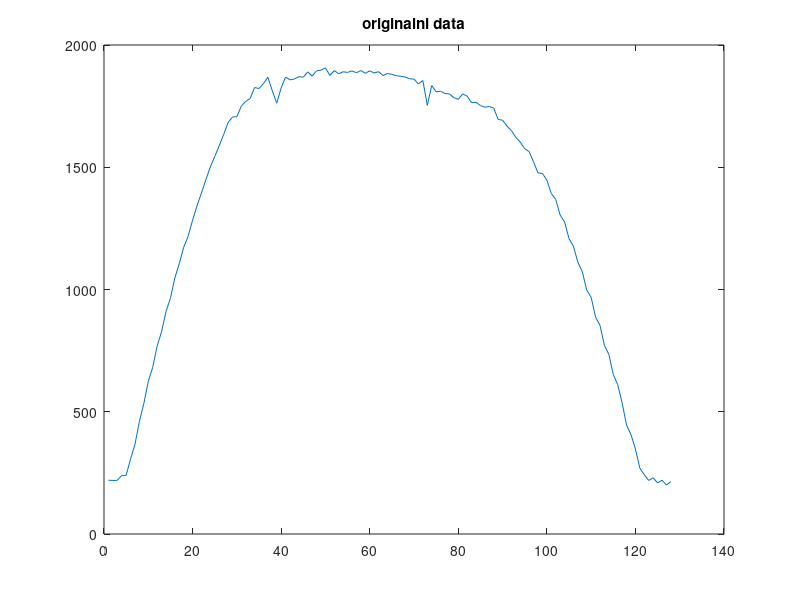

The MATLAB source for this figure: (Note: this script raises an error after producing the figure.)
clear all;
close all;

% data z kamery pri nasmerovani na oranzovou zed, osvetleni zleva.
a1 = [224,222,221,238,239,306,367,463,537,622,682,769,827,912,965,1048,1106,1175,1220,1285,1343,1395,1452,1501,1544,1589,1637,1684,1710,1709,1749,1773,1785,1831,1825,1843,1871,1815,1762,1826,1869,1859,1862,1872,1868,1892,1872,1895,1899,1910,1876,1896,1887,1894,1891,1894,1886,1894,1884,1896,1886,1891,1875,1884,1881,1874,1871,1872,1862,1862,1841,1855,1752,1836,1809,1812,1803,1802,1783,1778,1801,1790,1766,1768,1753,1745,1748,1741,1693,1692,1664,1646,1623,1602,1575,1563,1518,1474,1471,1445,1388,1368,1301,1273,1206,1175,1111,1071,995,968,884,853,770,735,652,609,536,446,406,349,270,240,219,229,209,222,200,215];
a2 = [220,219,221,240,241,309,368,464,538,627,687,772,833,920,973,1058,1118,1183,1230,1296,1357,1408,1462,1514,1557,1599,1646,1695,1721,1718,1761,1781,1794,1835,1831,1855,1878,1822,1768,1834,1881,1867,1875,1881,1883,1902,1888,1909,1911,1921,1891,1910,1897,1909,1909,1911,1909,1913,1902,1914,1906,1910,1895,1904,1899,1896,1891,1887,1885,1881,1860,1875,1769,1851,1827,1833,1823,1820,1807,1800,1819,1807,1783,1784,1775,1763,1768,1759,1716,1714,1681,1663,1637,1617,1591,1581,1537,1487,1488,1460,1405,1379,1315,1287,1218,1186,1120,1081,1009,975,895,859,778,737,656,614,537,448,407,351,271,243,219,230,212,219,200,214];
a3 = [218,221,220,242,241,309,370,461,535,627,686,771,831,915,971,1054,1111,1179,1228,1288,1350,1403,1457,1507,1551,1595,1640,1688,1713,1711,1754,1775,1789,1833,1828,1845,1874,1817,1765,1830,1873,1862,1869,1881,1879,1902,1884,1907,1904,1917,1884,1907,1895,1900,1902,1903,1899,1908,1896,1908,1900,1905,1887,1900,1892,1890,1888,1884,1875,1875,1855,1867,1763,1849,1819,1826,1817,1814,1798,1793,1812,1799,1776,1778,1763,1756,1762,1754,1707,1703,1673,1659,1632,1614,1588,1573,1533,1483,1485,1457,1400,1376,1312,1281,1214,1182,1120,1077,1002,970,892,857,774,736,654,612,536,446,408,348,268,244,219,230,210,219,200,213];
a4 = [219,218,220,239,240,307,367,462,536,625,684,769,829,911,965,1047,1108,1173,1217,1283,1342,1396,1449,1501,1545,1590,1633,1682,1706,1704,1748,1770,1782,1826,1819,1841,1865,1811,1762,1821,1869,1856,1860,1869,1870,1890,1873,1893,1897,1905,1875,1895,1882,1890,1885,1894,1889,1897,1884,1893,1885,1891,1875,1883,1879,1875,1875,1868,1862,1859,1840,1855,1754,1832,1808,1810,1800,1798,1786,1778,1799,1792,1761,1764,1751,1745,1749,1743,1698,1693,1669,1651,1622,1601,1576,1565,1522,1474,1473,1448,1390,1369,1305,1275,1206,1176,1110,1073,998,967,886,851,769,734,651,608,536,445,405,346,271,242,218,228,209,218,200,212];
a5 = [225,221,219,243,241,307,367,462,535,625,684,770,827,913,967,1051,1108,1174,1223,1287,1344,1398,1453,1503,1547,1591,1634,1684,1709,1711,1752,1772,1784,1831,1826,1847,1874,1816,1768,1830,1874,1860,1866,1875,1869,1890,1875,1896,1897,1908,1879,1897,1883,1891,1889,1895,1887,1898,1884,1898,1888,1892,1878,1888,1881,1878,1873,1870,1865,1864,1844,1859,1759,1838,1811,1816,1808,1808,1788,1785,1806,1793,1770,1768,1756,1748,1751,1745,1702,1696,1672,1654,1626,1611,1584,1568,1526,1482,1483,1453,1397,1375,1309,1278,1214,1182,1118,1078,1002,971,890,857,774,735,653,612,533,448,409,348,269,243,218,231,209,223,202,215];
a6 = [218,217,217,225,240,306,368,461,534,624,683,769,827,910,963,1050,1106,1174,1219,1285,1342,1396,1449,1502,1544,1587,1634,1682,1705,1708,1752,1770,1781,1827,1822,1844,1869,1816,1762,1827,1871,1862,1865,1872,1871,1893,1876,1897,1898,1910,1877,1898,1887,1893,1890,1899,1891,1898,1886,1896,1895,1898,1880,1887,1887,1878,1879,1875,1869,1863,1848,1864,1762,1840,1813,1820,1812,1810,1794,1787,1807,1793,1771,1771,1761,1753,1754,1752,1706,1700,1674,1656,1629,1611,1586,1573,1533,1486,1483,1460,1396,1375,1309,1282,1215,1185,1117,1078,1003,972,889,857,776,736,655,613,536,447,408,348,269,242,219,230,209,220,199,215];
a7 = [223,221,219,241,240,306,368,461,534,625,682,770,829,912,967,1051,1107,1173,1219,1284,1343,1393,1450,1501,1543,1588,1633,1682,1709,1708,1750,1769,1781,1826,1826,1844,1868,1817,1766,1830,1874,1862,1865,1875,1874,1893,1880,1899,1897,1910,1876,1901,1886,1895,1895,1898,1892,1902,1887,1898,1890,1895,1879,1886,1882,1880,1875,1872,1865,1864,1845,1859,1757,1839,1811,1814,1805,1804,1793,1784,1808,1793,1771,1770,1757,1748,1751,1745,1700,1698,1670,1651,1628,1610,1580,1572,1525,1482,1481,1453,1398,1375,1308,1279,1212,1181,1115,1078,1002,972,891,859,775,737,655,611,536,445,407,346,271,242,219,229,209,222,201,215];
a8 = [220,221,221,241,236,306,366,461,533,624,681,767,825,910,960,1046,1106,1171,1217,1280,1341,1394,1445,1495,1539,1585,1633,1680,1705,1706,1751,1769,1779,1824,1822,1840,1869,1811,1759,1823,1862,1855,1860,1867,1867,1888,1870,1894,1897,1904,1875,1891,1880,1888,1887,1892,1885,1890,1879,1891,1882,1888,1870,1881,1876,1872,1869,1867,1855,1857,1836,1852,1744,1829,1803,1809,1796,1797,1783,1777,1795,1785,1759,1761,1752,1746,1748,1739,1692,1692,1667,1647,1619,1603,1576,1563,1518,1476,1472,1443,1395,1366,1300,1273,1209,1177,1112,1073,998,968,888,851,771,733,652,611,533,444,405,346,269,239,219,230,212,221,201,213];
a9 = [221,217,219,239,241,307,367,459,532,621,679,763,822,908,956,1042,1099,1164,1211,1277,1335,1388,1442,1494,1536,1580,1621,1675,1700,1702,1744,1763,1777,1819,1815,1833,1864,1800,1751,1814,1858,1844,1851,1859,1856,1876,1863,1881,1880,1895,1864,1883,1870,1876,1875,1879,1871,1881,1869,1881,1874,1878,1863,1868,1867,1865,1860,1858,1852,1847,1828,1847,1744,1826,1799,1801,1795,1794,1777,1771,1793,1778,1757,1757,1748,1740,1746,1735,1693,1689,1665,1644,1620,1602,1573,1563,1520,1477,1476,1447,1390,1366,1300,1280,1207,1175,1111,1073,998,966,885,852,771,731,651,610,534,444,406,347,269,245,219,230,211,219,199,212];
a10 = [222,217,219,243,243,308,367,461,534,623,682,765,822,908,958,1046,1102,1171,1214,1275,1337,1390,1448,1495,1542,1583,1625,1644,1700,1704,1750,1769,1781,1823,1818,1838,1866,1808,1755,1818,1862,1847,1858,1866,1859,1884,1865,1884,1888,1901,1868,1889,1873,1881,1881,1884,1879,1888,1877,1882,1877,1883,1866,1872,1872,1868,1867,1860,1855,1854,1836,1847,1747,1827,1797,1804,1797,1795,1778,1772,1797,1784,1758,1760,1747,1740,1742,1737,1691,1689,1661,1649,1620,1598,1571,1561,1521,1477,1470,1446,1390,1367,1304,1273,1205,1177,1109,1070,998,964,884,853,771,731,652,612,535,444,406,348,270,243,218,230,210,219,202,215];
a11 = [219,218,219,239,239,302,366,459,528,617,679,763,819,902,954,1038,1095,1160,1209,1271,1330,1384,1436,1491,1538,1581,1624,1671,1695,1700,1736,1759,1766,1811,1807,1826,1846,1793,1746,1805,1847,1832,1839,1843,1841,1865,1850,1869,1871,1879,1848,1868,1856,1864,1865,1865,1859,1866,1853,1864,1860,1861,1848,1856,1853,1848,1845,1843,1835,1837,1815,1834,1731,1812,1791,1792,1785,1783,1768,1761,1784,1770,1747,1748,1735,1730,1736,1726,1684,1678,1649,1637,1612,1590,1563,1554,1510,1461,1466,1436,1381,1358,1292,1265,1198,1166,1103,1063,991,961,882,848,764,727,648,606,534,443,404,345,269,241,214,228,207,220,197,214];
a12 = [215,219,220,238,237,307,364,456,511,612,674,756,818,898,950,1033,1093,1159,1203,1269,1328,1384,1437,1485,1527,1572,1617,1663,1687,1689,1724,1745,1754,1802,1789,1812,1834,1781,1730,1794,1832,1823,1829,1836,1836,1857,1839,1858,1858,1869,1839,1859,1843,1850,1851,1856,1845,1854,1841,1854,1846,1847,1836,1847,1842,1837,1837,1834,1828,1829,1811,1826,1725,1804,1777,1778,1774,1773,1758,1750,1773,1760,1741,1738,1731,1722,1728,1719,1672,1670,1646,1630,1602,1585,1558,1546,1503,1454,1459,1429,1374,1353,1285,1258,1192,1164,1098,1061,986,958,878,844,764,722,645,604,529,443,401,345,267,242,218,227,208,221,198,215];

A = [a1;a2;a3;a4;a5;a6;a7;a8;a9;a10;a11;a12];

stredni_hodnota = median(A);

figure;
plot(stredni_hodnota)
title('originalni data')

% Oseknuti
stredni_hodnota = camera_fix(stredni_hodnota,'cut')

figure;
plot(stredni_hodnota)
title('oseknuta data')